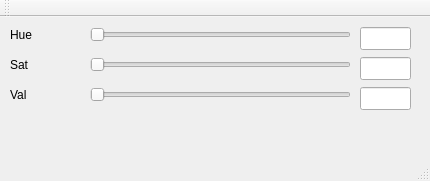
<?xml version="1.0" encoding="UTF-8"?>
<ui version="4.0">
 <class>qhsv</class>
 <widget class="QMainWindow" name="qhsv">
  <property name="geometry">
   <rect>
    <x>0</x>
    <y>0</y>
    <width>430</width>
    <height>181</height>
   </rect>
  </property>
  <property name="windowTitle">
   <string>qhsv</string>
  </property>
  <widget class="QWidget" name="centralWidget">
   <widget class="QLabel" name="label">
    <property name="geometry">
     <rect>
      <x>10</x>
      <y>10</y>
      <width>57</width>
      <height>15</height>
     </rect>
    </property>
    <property name="text">
     <string>Hue</string>
    </property>
   </widget>
   <widget class="QLabel" name="label_2">
    <property name="geometry">
     <rect>
      <x>10</x>
      <y>40</y>
      <width>57</width>
      <height>15</height>
     </rect>
    </property>
    <property name="text">
     <string>Sat</string>
    </property>
   </widget>
   <widget class="QLabel" name="label_3">
    <property name="geometry">
     <rect>
      <x>10</x>
      <y>70</y>
      <width>57</width>
      <height>15</height>
     </rect>
    </property>
    <property name="text">
     <string>Val</string>
    </property>
   </widget>
   <widget class="QSlider" name="sldHue">
    <property name="geometry">
     <rect>
      <x>90</x>
      <y>10</y>
      <width>261</width>
      <height>16</height>
     </rect>
    </property>
    <property name="maximum">
     <number>179</number>
    </property>
    <property name="orientation">
     <enum>Qt::Horizontal</enum>
    </property>
   </widget>
   <widget class="QSlider" name="sldSat">
    <property name="geometry">
     <rect>
      <x>90</x>
      <y>40</y>
      <width>261</width>
      <height>16</height>
     </rect>
    </property>
    <property name="maximum">
     <number>255</number>
    </property>
    <property name="orientation">
     <enum>Qt::Horizontal</enum>
    </property>
   </widget>
   <widget class="QSlider" name="sldVal">
    <property name="geometry">
     <rect>
      <x>90</x>
      <y>70</y>
      <width>261</width>
      <height>16</height>
     </rect>
    </property>
    <property name="maximum">
     <number>255</number>
    </property>
    <property name="orientation">
     <enum>Qt::Horizontal</enum>
    </property>
   </widget>
   <widget class="QLineEdit" name="txtHue">
    <property name="geometry">
     <rect>
      <x>360</x>
      <y>10</y>
      <width>51</width>
      <height>23</height>
     </rect>
    </property>
    <property name="readOnly">
     <bool>true</bool>
    </property>
   </widget>
   <widget class="QLineEdit" name="txtSat">
    <property name="geometry">
     <rect>
      <x>360</x>
      <y>40</y>
      <width>51</width>
      <height>23</height>
     </rect>
    </property>
    <property name="readOnly">
     <bool>true</bool>
    </property>
   </widget>
   <widget class="QLineEdit" name="txtVal">
    <property name="geometry">
     <rect>
      <x>360</x>
      <y>70</y>
      <width>51</width>
      <height>23</height>
     </rect>
    </property>
    <property name="readOnly">
     <bool>true</bool>
    </property>
   </widget>
  </widget>
  <widget class="QMenuBar" name="menuBar">
   <property name="geometry">
    <rect>
     <x>0</x>
     <y>0</y>
     <width>430</width>
     <height>20</height>
    </rect>
   </property>
  </widget>
  <widget class="QToolBar" name="mainToolBar">
   <attribute name="toolBarArea">
    <enum>TopToolBarArea</enum>
   </attribute>
   <attribute name="toolBarBreak">
    <bool>false</bool>
   </attribute>
  </widget>
  <widget class="QStatusBar" name="statusBar"/>
 </widget>
 <layoutdefault spacing="6" margin="11"/>
 <resources/>
 <connections/>
</ui>
